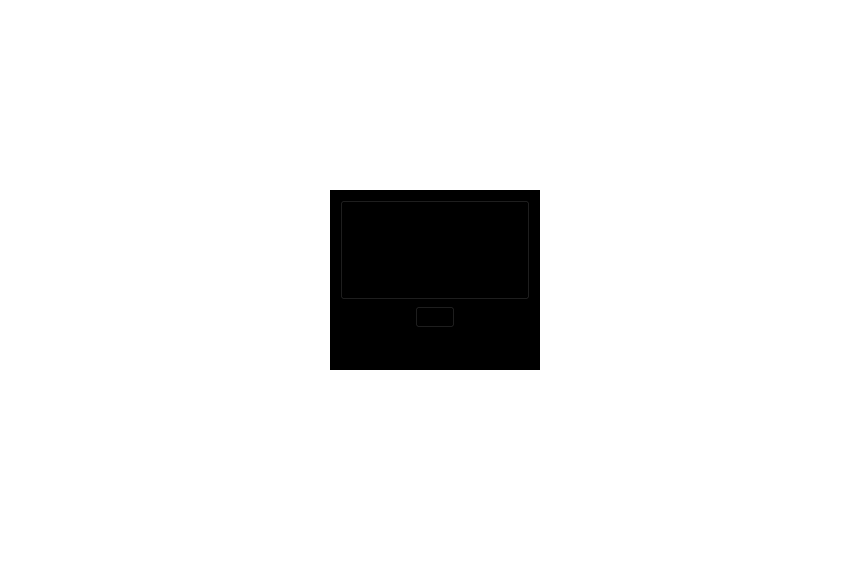
         <widget class="QWidget" name="scrollAreaWidgetContents">
          <property name="geometry">
           <rect>
            <x>0</x>
            <y>0</y>
            <width>856</width>
            <height>583</height>
           </rect>
          </property>
          <property name="minimumSize">
           <size>
            <width>0</width>
            <height>0</height>
           </size>
          </property>
          <property name="styleSheet">
           <string notr="true">background:transparent;</string>
          </property>
          <widget class="QFrame" name="frame_19">
           <property name="geometry">
            <rect>
             <x>330</x>
             <y>190</y>
             <width>210</width>
             <height>180</height>
            </rect>
           </property>
           <property name="minimumSize">
            <size>
             <width>0</width>
             <height>100</height>
            </size>
           </property>
           <property name="maximumSize">
            <size>
             <width>210</width>
             <height>180</height>
            </size>
           </property>
           <property name="styleSheet">
            <string notr="true">background:black;</string>
           </property>
           <property name="frameShape">
            <enum>QFrame::StyledPanel</enum>
           </property>
           <property name="frameShadow">
            <enum>QFrame::Sunken</enum>
           </property>
           <property name="lineWidth">
            <number>0</number>
           </property>
           <layout class="QGridLayout" name="gridLayout_43">
            <item row="0" column="0" colspan="3">
             <widget class="QPushButton" name="pushButton_57">
              <property name="minimumSize">
               <size>
                <width>0</width>
                <height>100</height>
               </size>
              </property>
              <property name="maximumSize">
               <size>
                <width>200</width>
                <height>100</height>
               </size>
              </property>
              <property name="palette">
               <palette>
                <active>
                 <colorrole role="Button">
                  <brush brushstyle="SolidPattern">
                   <color alpha="255">
                    <red>0</red>
                    <green>0</green>
                    <blue>0</blue>
                   </color>
                  </brush>
                 </colorrole>
                 <colorrole role="Base">
                  <brush brushstyle="SolidPattern">
                   <color alpha="255">
                    <red>0</red>
                    <green>0</green>
                    <blue>0</blue>
                   </color>
                  </brush>
                 </colorrole>
                 <colorrole role="Window">
                  <brush brushstyle="SolidPattern">
                   <color alpha="255">
                    <red>0</red>
                    <green>0</green>
                    <blue>0</blue>
                   </color>
                  </brush>
                 </colorrole>
                </active>
                <inactive>
                 <colorrole role="Button">
                  <brush brushstyle="SolidPattern">
                   <color alpha="255">
                    <red>0</red>
                    <green>0</green>
                    <blue>0</blue>
                   </color>
                  </brush>
                 </colorrole>
                 <colorrole role="Base">
                  <brush brushstyle="SolidPattern">
                   <color alpha="255">
                    <red>0</red>
                    <green>0</green>
                    <blue>0</blue>
                   </color>
                  </brush>
                 </colorrole>
                 <colorrole role="Window">
                  <brush brushstyle="SolidPattern">
                   <color alpha="255">
                    <red>0</red>
                    <green>0</green>
                    <blue>0</blue>
                   </color>
                  </brush>
                 </colorrole>
                </inactive>
                <disabled>
                 <colorrole role="Button">
                  <brush brushstyle="SolidPattern">
                   <color alpha="255">
                    <red>0</red>
                    <green>0</green>
                    <blue>0</blue>
                   </color>
                  </brush>
                 </colorrole>
                 <colorrole role="Base">
                  <brush brushstyle="SolidPattern">
                   <color alpha="255">
                    <red>0</red>
                    <green>0</green>
                    <blue>0</blue>
                   </color>
                  </brush>
                 </colorrole>
                 <colorrole role="Window">
                  <brush brushstyle="SolidPattern">
                   <color alpha="255">
                    <red>0</red>
                    <green>0</green>
                    <blue>0</blue>
                   </color>
                  </brush>
                 </colorrole>
                </disabled>
               </palette>
              </property>
              <property name="toolTip">
               <string>&lt;html&gt;&lt;head/&gt;&lt;body&gt;&lt;p&gt;&lt;img src=&quot;:/toolTip/res/tooltips/CoinserverTooltip.png&quot;/&gt;&lt;/p&gt;&lt;/body&gt;&lt;/html&gt;</string>
              </property>
              <property name="styleSheet">
               <string notr="true">background:black;</string>
              </property>
              <property name="text">
               <string/>
              </property>
              <property name="icon">
               <iconset resource="../bitcoin.qrc">
                <normaloff>:/images/res/images/FlapXcoin/Community/GSave.png</normaloff>:/images/res/images/FlapXcoin/Community/GSave.png</iconset>
              </property>
              <property name="iconSize">
               <size>
                <width>487</width>
                <height>90</height>
               </size>
              </property>
             </widget>
            </item>
            <item row="1" column="0">
             <spacer name="horizontalSpacer_62">
              <property name="orientation">
               <enum>Qt::Horizontal</enum>
              </property>
              <property name="sizeHint" stdset="0">
               <size>
                <width>11</width>
                <height>20</height>
               </size>
              </property>
             </spacer>
            </item>
            <item row="1" column="1">
             <widget class="QPushButton" name="pushButton_58">
              <property name="maximumSize">
               <size>
                <width>160</width>
                <height>65</height>
               </size>
              </property>
              <property name="palette">
               <palette>
                <active>
                 <colorrole role="Button">
                  <brush brushstyle="SolidPattern">
                   <color alpha="255">
                    <red>0</red>
                    <green>0</green>
                    <blue>0</blue>
                   </color>
                  </brush>
                 </colorrole>
                 <colorrole role="Base">
                  <brush brushstyle="SolidPattern">
                   <color alpha="255">
                    <red>0</red>
                    <green>0</green>
                    <blue>0</blue>
                   </color>
                  </brush>
                 </colorrole>
                 <colorrole role="Window">
                  <brush brushstyle="SolidPattern">
                   <color alpha="255">
                    <red>0</red>
                    <green>0</green>
                    <blue>0</blue>
                   </color>
                  </brush>
                 </colorrole>
                </active>
                <inactive>
                 <colorrole role="Button">
                  <brush brushstyle="SolidPattern">
                   <color alpha="255">
                    <red>0</red>
                    <green>0</green>
                    <blue>0</blue>
                   </color>
                  </brush>
                 </colorrole>
                 <colorrole role="Base">
                  <brush brushstyle="SolidPattern">
                   <color alpha="255">
                    <red>0</red>
                    <green>0</green>
                    <blue>0</blue>
                   </color>
                  </brush>
                 </colorrole>
                 <colorrole role="Window">
                  <brush brushstyle="SolidPattern">
                   <color alpha="255">
                    <red>0</red>
                    <green>0</green>
                    <blue>0</blue>
                   </color>
                  </brush>
                 </colorrole>
                </inactive>
                <disabled>
                 <colorrole role="Button">
                  <brush brushstyle="SolidPattern">
                   <color alpha="255">
                    <red>0</red>
                    <green>0</green>
                    <blue>0</blue>
                   </color>
                  </brush>
                 </colorrole>
                 <colorrole role="Base">
                  <brush brushstyle="SolidPattern">
                   <color alpha="255">
                    <red>0</red>
                    <green>0</green>
                    <blue>0</blue>
                   </color>
                  </brush>
                 </colorrole>
                 <colorrole role="Window">
                  <brush brushstyle="SolidPattern">
                   <color alpha="255">
                    <red>0</red>
                    <green>0</green>
                    <blue>0</blue>
                   </color>
                  </brush>
                 </colorrole>
                </disabled>
               </palette>
              </property>
              <property name="toolTip">
               <string>&lt;html&gt;&lt;head/&gt;&lt;body&gt;&lt;p&gt;&lt;img src=&quot;:/toolTip/res/tooltips/CoinserverTooltip.png&quot;/&gt;&lt;/p&gt;&lt;/body&gt;&lt;/html&gt;</string>
              </property>
              <property name="styleSheet">
               <string notr="true">background:black;</string>
              </property>
              <property name="text">
               <string/>
              </property>
              <property name="icon">
               <iconset resource="../bitcoin.qrc">
                <normaloff>:/images/res/images/FlapXcoin/Social/Discord.png</normaloff>:/images/res/images/FlapXcoin/Social/Discord.png</iconset>
              </property>
              <property name="iconSize">
               <size>
                <width>100</width>
                <height>30</height>
               </size>
              </property>
             </widget>
            </item>
            <item row="1" column="2">
             <spacer name="horizontalSpacer_65">
              <property name="orientation">
               <enum>Qt::Horizontal</enum>
              </property>
              <property name="sizeHint" stdset="0">
               <size>
                <width>11</width>
                <height>20</height>
               </size>
              </property>
             </spacer>
            </item>
            <item row="2" column="1">
             <spacer name="verticalSpacer_54">
              <property name="orientation">
               <enum>Qt::Vertical</enum>
              </property>
              <property name="sizeHint" stdset="0">
               <size>
                <width>20</width>
                <height>44</height>
               </size>
              </property>
             </spacer>
            </item>
           </layout>
          </widget>
         </widget>
